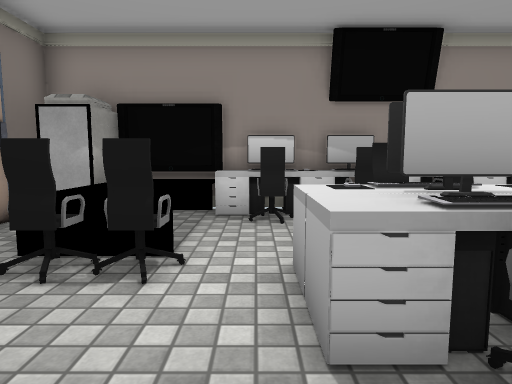
[1] (above)

20 first-person views from a walk through a scene from a Unity 3-D project. The camera is 1.2 m above the floor, tilts 6° down and sees 75° across. The floor is counted in squares, 1 m on a side. Each view is taken from the middle of a square. On the plan, view 1 faces up. The plan holds only what a view shows up to about 14 squares ahead; the rest is blank. The place goes on beyond the plan. The player is left out. Some surface patterns are stand-ins.

[2]
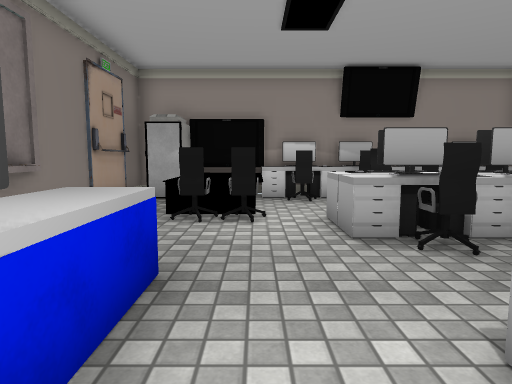

[3]
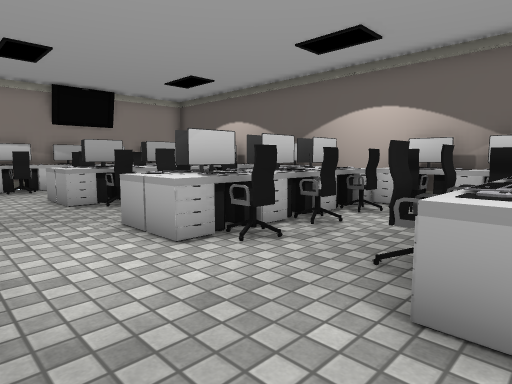

[4]
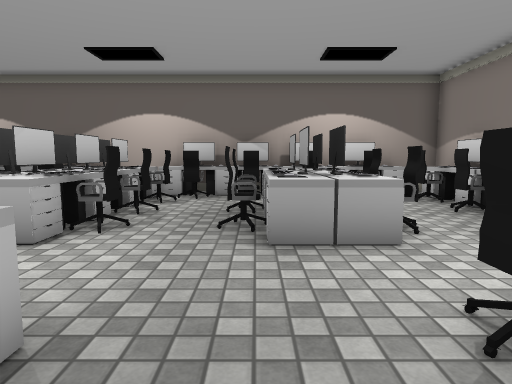

[5]
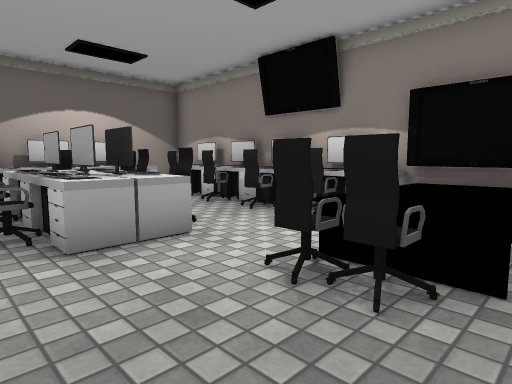

[6]
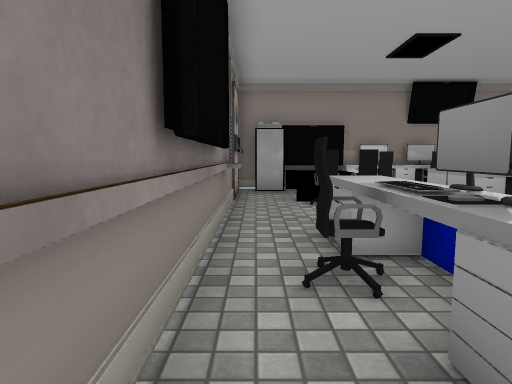

[7]
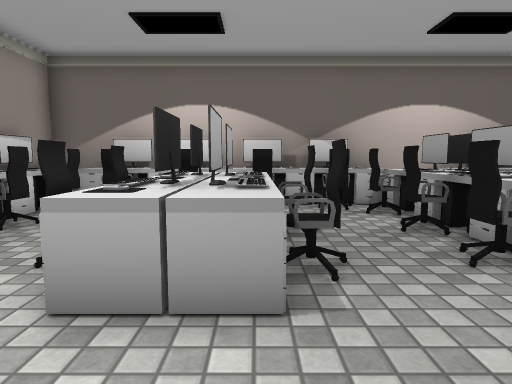

[8]
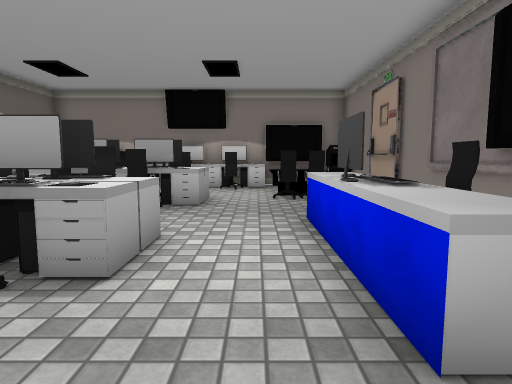

[9]
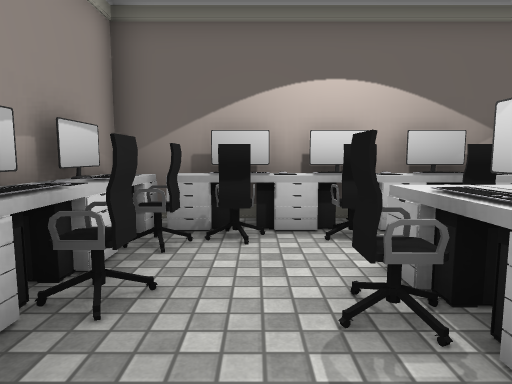

[10]
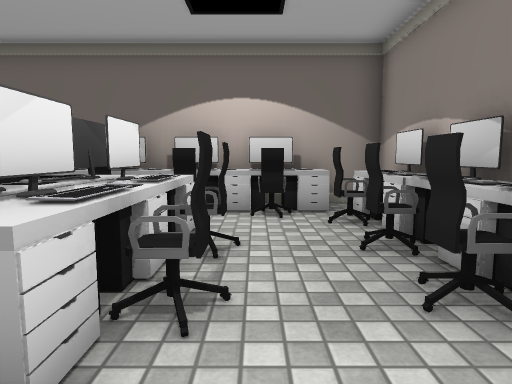

[11]
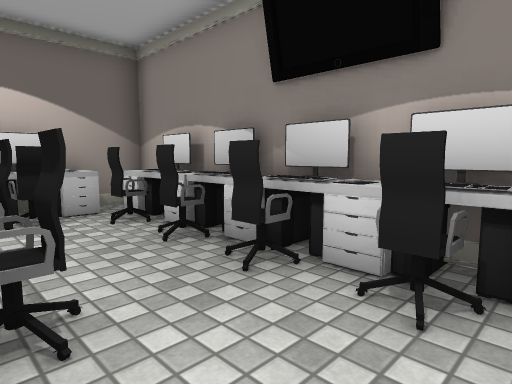

[12]
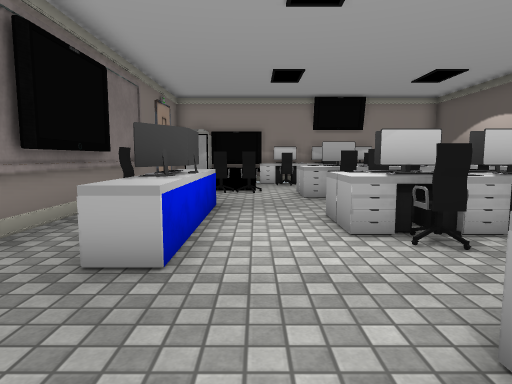

[13]
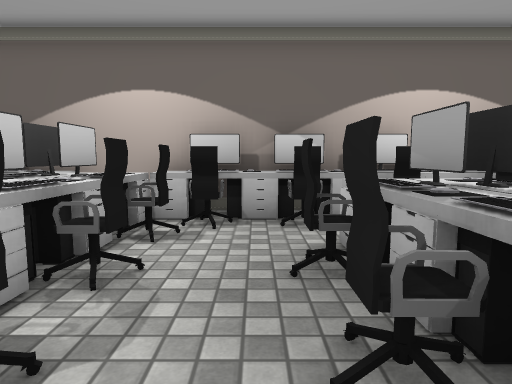

[14]
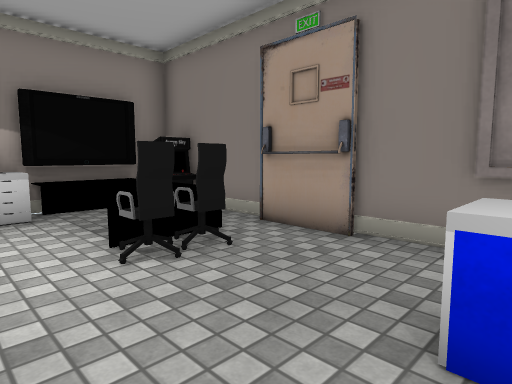

[15]
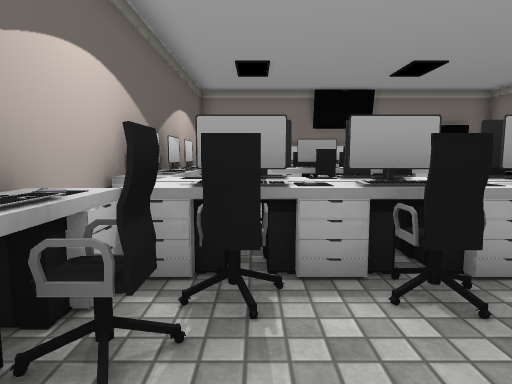

[16]
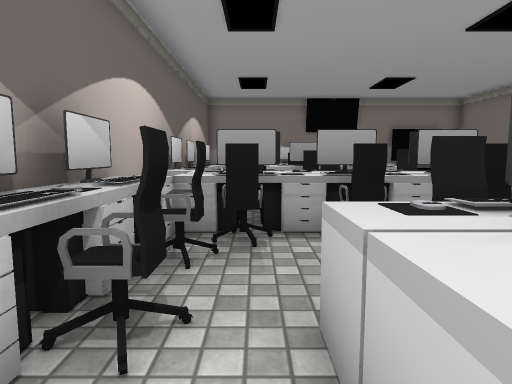

[17]
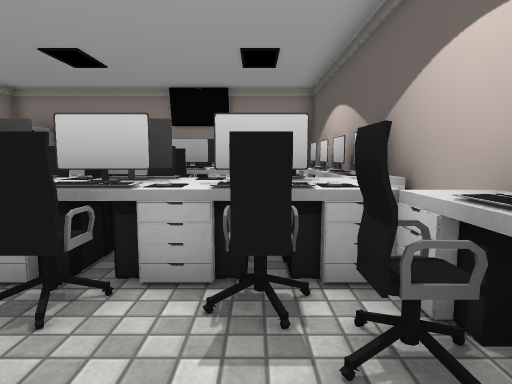

[18]
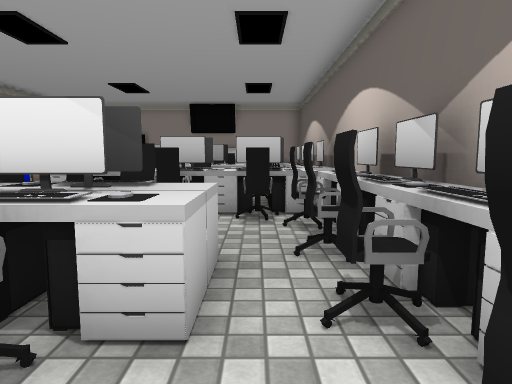

[19]
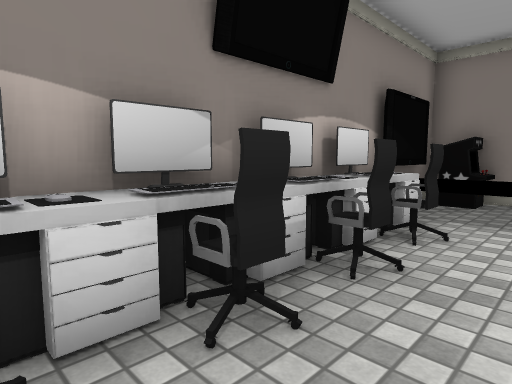

[20]
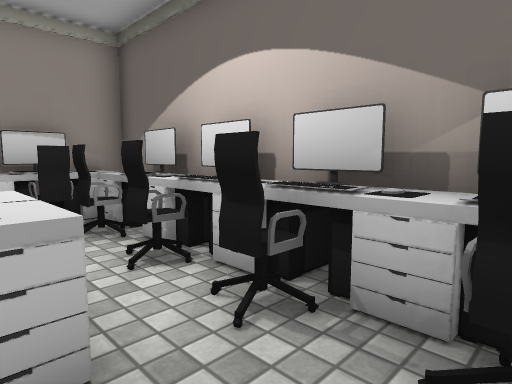

### Floor plan
Points are (right, up) in squares from view 1. A wall is a line through its corners. A room is listed if a view was taken in it or the views show most of it. See-through windows are left out.
Room 1 (views 1, 2, 3, 4, 5, 6, 7, 8, 9, 10, 11, 12, 13, 14, 15, 16, 17, 18, 19, 20)
walls: (7.3, -3.6) (7.3, -1.4); (-4.4, 2.3) (-4.4, 1.4); (-4.4, -6.6) (-4.4, -8.2); (7.3, 6.4) (7.3, 7.6) (6.4, 7.6); (-4, 7.6) (-4.6, 7.6) (-4.6, -12.1) (-1.4, -12.1); (5.4, -12.1) (7.3, -12.1) (7.3, -10.4)
low walls: (1.5, -3) (0.4, -3) (0.4, -2.4); (1.5, 1.8) (0.4, 1.8) (0.4, 2.5); (5.4, -1.2) (6.3, -1.2) (6.3, 1.6); (5.7, -2.1) (6.4, -2.1); (3.4, -6.2) (4.6, -6.2) (4.6, -6.6); (6.3, -5.6) (6.3, -4.4); (-1.4, -11.2) (-0.4, -11.2); (6.3, -10.5) (6.3, -9.4); (6.9, 6.7) (6.4, 6.7)
ways out: gap at (-4, -1)
objects: other object (-4, 6) to (-3, 7); other object (-3, -9) to (-2, -9); other object (-3, -8); other object (-3, -4) to (-2, -4); other object (-3, -3); other object (-3, -2); other object (-3, -1) to (-2, 0); other object (-3, 4); other object (-3, 8) to (-1, 8); other object (-2, -8); other object (-2, -3); other object (-2, -2); other object (-2, 3) to (-2, 4); other object (-2, 7) to (-1, 7); other object (-1, -12); other object (-1, 3) to (-1, 4); other object (0, -12); other object (0, -11); other object (0, -7); other object (0, -2); other object (0, 6); other object (0, 7); other object (0, 8); other object (1, -12); other object (1, -11); other object (1, -9); other object (1, -8) to (2, -8); other object (1, -7); other object (1, -6); other object (1, -4) to (2, -3); other object (1, -2); other object (1, -1); other object (1, 1) to (2, 1); other object (1, 7); other object (1, 8); other object (2, -12); other object (2, -11); other object (2, -7); other object (2, -6); other object (2, -2); other object (2, -1); other object (2, 2); other object (2, 3); other object (2, 4); other object (2, 6); other object (2, 7); other object (2, 8); other object (3, -12); other object (3, -11); other object (3, -9); other object (3, -8); other object (3, -7); other object (3, -6); other object (3, -4); other object (3, -3); other object (3, -2); other object (3, -1); other object (3, 1); other object (3, 2); other object (3, 3); other object (3, 4) to (4, 4); other object (3, 8); other object (4, -12); other object (4, -11); other object (4, -8); other object (4, -7); other object (4, -3); other object (4, -2); other object (4, -1); other object (4, 2); other object (4, 3); other object (4, 6); other object (4, 7); other object (4, 8); other object (5, -12); other object (5, -11); other object (5, -4); other object (5, -3); other object (5, -2); other object (5, -1); other object (5, 6) to (6, 6); other object (5, 7); other object (5, 8); other object (6, -11); other object (6, -9); other object (6, -8) to (6, -7); other object (6, -6); other object (6, -4); other object (6, -3); other object (6, 0); other object (6, 2); other object (6, 3) to (6, 4); other object (6, 5); other object (6, 7); other object (6, 8); other object (7, -10); other object (7, -9); other object (7, -8); other object (7, -7); other object (7, -6); other object (7, -5); other object (7, -4); other object (7, -1); other object (7, 0); other object (7, 1); other object (7, 2); other object (7, 3); other object (7, 4); other object (7, 5); other object (7, 6)

Where each view was taken, in squares from view 1:
view 1: 0 up, 0 right, facing up
view 2: 3 down, 1 left, facing up
view 3: 7 down, 2 left, facing up-right
view 4: 6 down, 4 left, facing right
view 5: 5 down, 4 left, facing down-right
view 6: 5 down, 4 left, facing up
view 7: 2 up, 2 left, facing right
view 8: 2 up, 1 left, facing down
view 9: 5 up, 1 right, facing right
view 10: 9 down, 1 left, facing right
view 11: 8 down, 1 left, facing down-right
view 12: 8 down, 1 left, facing up
view 13: 5 down, 0 right, facing right
view 14: 4 down, 0 right, facing down-left
view 15: 2 up, 5 right, facing down
view 16: 4 up, 5 right, facing down
view 17: 6 down, 5 right, facing up
view 18: 10 down, 5 right, facing up
view 19: 9 down, 5 right, facing down-left
view 20: 0 up, 4 right, facing up-right
